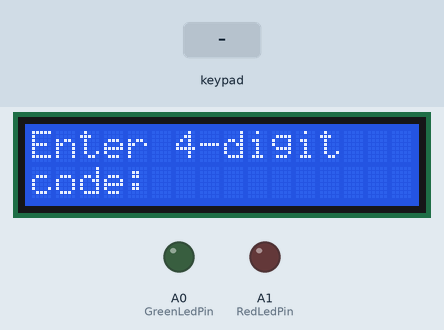
Simulated run of this program. Board: Arduino Uno, built with avr-gcc and run on an emulated ATmega328P. Parts: 16×2 character LCD, output pins drawn as LEDs (lit = HIGH). The inputs (shaded band) are chosen by the test bench. What the program prints to the serial monitor is not drawn.

Above: at 1.2 s.
1.3 s: keypad keys 1 2 3 4 # pressed 0.4 s apart
At 3.2 s:
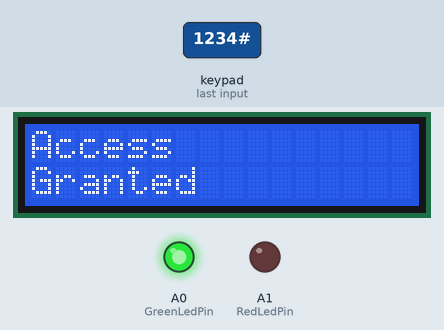
6.0 s: keypad keys 7 6 5 4 pressed 0.4 s apart
At 8.2 s:
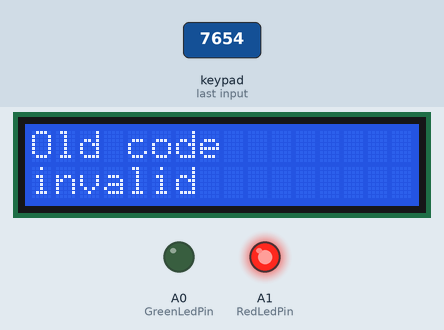
10.6 s: keypad keys 7 6 5 4 # pressed 0.4 s apart
At 12.5 s:
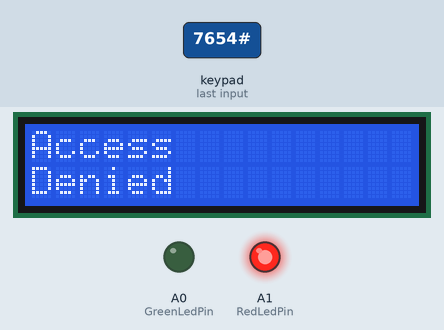
15.3 s: keypad keys 1 2 3 4 pressed 0.4 s apart
At 17.6 s:
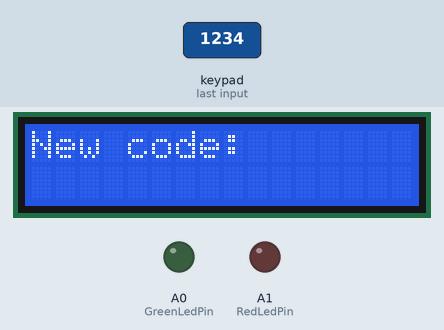
18.4 s: key '8' pressed
At 18.9 s:
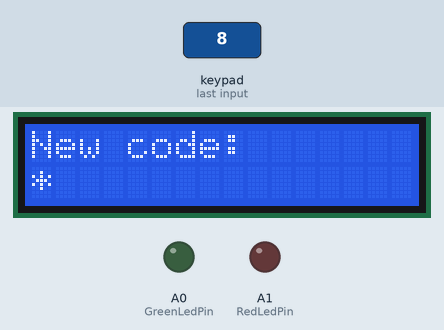
19.9 s: key '9' pressed
At 21.0 s:
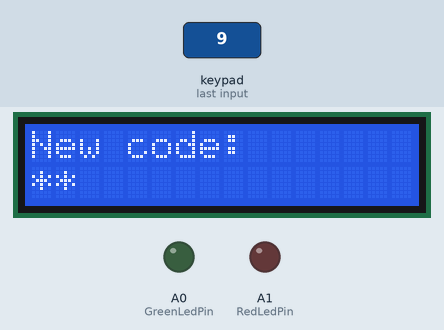
Timing chart, 0 to 22.4 s (numbered marks = the images above; inputs shaded):
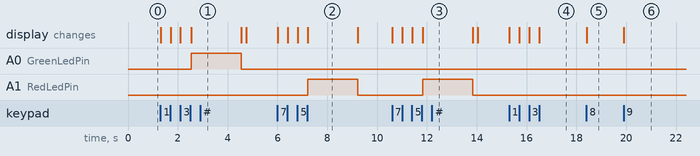

The program:

main.cpp
```cpp
#include <Arduino.h>
#include <stdio.h>
#include <string.h>

#include "Config.h"
#include "LedControl.h"
#include "LcdDisplay.h"
#include "KeypadInput.h"
#include "StdioSerial.h"

LedControl ledControl(GreenLedPin, RedLedPin);
LcdDisplay lcdDisplay;
KeypadInput keypadInput;

char enteredCode[CodeLength + 1];
char runtimeAccessCode[CodeLength + 1];
uint8_t currentIndex = 0;

enum class InputMode {
    EnterAccessCode,
    VerifyCurrentCode,
    EnterNewCode
};

InputMode inputMode = InputMode::EnterAccessCode;

void clearInputBuffer() {
    memset(enteredCode, 0, sizeof(enteredCode));
    currentIndex = 0;
}

void showPromptForMode() {
    if (inputMode == InputMode::EnterAccessCode) {
        lcdDisplay.printMessage("Enter 4-digit", "code:");
        return;
    }

    if (inputMode == InputMode::VerifyCurrentCode) {
        lcdDisplay.printMessage("Old code:", "");
        return;
    }

    lcdDisplay.printMessage("New code:", "");
}

void resetCodeInput() {
    clearInputBuffer();
    showPromptForMode();
}

void updateCodePreview() {
    char preview[CodeLength + 1];

    for (uint8_t index = 0; index < currentIndex; index++) {
        preview[index] = '*';
    }

    preview[currentIndex] = '\0';
    if (inputMode == InputMode::EnterAccessCode) {
        lcdDisplay.printMessage("Enter 4-digit", preview);
        return;
    }

    if (inputMode == InputMode::VerifyCurrentCode) {
        lcdDisplay.printMessage("Old code:", preview);
        return;
    }

    lcdDisplay.printMessage("New code:", preview);
}

void evaluateAccessCode() {
    enteredCode[currentIndex] = '\0';

    int numericCode = 0;
    int convertedValues = 0;
    if (Serial.available() > 0) {
        convertedValues = scanf("%d", &numericCode);
    }
    bool isValidCode = strcmp(enteredCode, runtimeAccessCode) == 0;

    printf("Entered Code: %s\n", enteredCode);
    printf("Scanf parse status: %d\n", convertedValues);
    printf("Scanf parsed value: %d\n", numericCode);

    if (isValidCode) {
        printf("Access Granted\n");
        lcdDisplay.printMessage("Access", "Granted");
        ledControl.showValid();
    } else {
        printf("Access Denied\n");
        lcdDisplay.printMessage("Access", "Denied");
        ledControl.showInvalid();
    }

    delay(StatusDisplayDelayMs);
    ledControl.turnOff();
    resetCodeInput();
}

void evaluateCurrentCodeForChange() {
    enteredCode[currentIndex] = '\0';
    printf("Verify old code: %s\n", enteredCode);

    if (strcmp(enteredCode, runtimeAccessCode) == 0) {
        printf("Old code correct. Enter new code.\n");
        inputMode = InputMode::EnterNewCode;
        resetCodeInput();
        return;
    }

    printf("Old code invalid. Password unchanged.\n");
    lcdDisplay.printMessage("Old code", "invalid");
    ledControl.showInvalid();
    delay(StatusDisplayDelayMs);
    ledControl.turnOff();
    inputMode = InputMode::EnterAccessCode;
    resetCodeInput();
}

void saveNewCode() {
    enteredCode[currentIndex] = '\0';
    strcpy(runtimeAccessCode, enteredCode);

    printf("Password changed successfully.\n");
    lcdDisplay.printMessage("Password", "Updated");
    ledControl.showValid();
    delay(StatusDisplayDelayMs);
    ledControl.turnOff();

    inputMode = InputMode::EnterAccessCode;
    resetCodeInput();
}

void evaluateCodeByMode() {
    if (inputMode == InputMode::EnterAccessCode) {
        evaluateAccessCode();
        return;
    }

    if (inputMode == InputMode::VerifyCurrentCode) {
        evaluateCurrentCodeForChange();
        return;
    }

    saveNewCode();
}

void setup() {
    Serial.begin(SerialBaudRate);
    initializeStdioSerial();

    strcpy(runtimeAccessCode, ValidAccessCode);

    ledControl.initialize();
    lcdDisplay.initialize();

    resetCodeInput();
    printf("System Ready. Enter Code via Keypad.\n");
    printf("Press # to change password, * to clear input.\n");
}

void loop() {
    char key = keypadInput.getKey();

    if (key != '\0') {
        printf("Key Pressed: %c\n", key);

        if (key == '#') {
            if (inputMode == InputMode::EnterAccessCode && currentIndex == 0) {
                inputMode = InputMode::VerifyCurrentCode;
                printf("Password change mode enabled.\n");
                resetCodeInput();
                delay(KeyDebounceDelayMs);
                return;
            }

            if (inputMode != InputMode::EnterAccessCode) {
                inputMode = InputMode::EnterAccessCode;
                printf("Password change cancelled.\n");
                resetCodeInput();
                delay(KeyDebounceDelayMs);
                return;
            }
        }

        if (key == '*') {
            printf("Input cleared\n");
            resetCodeInput();
            delay(KeyDebounceDelayMs);
            return;
        }

        if (key >= '0' && key <= '9' && currentIndex < CodeLength) {
            enteredCode[currentIndex++] = key;
            updateCodePreview();

            if (currentIndex == CodeLength) {
                evaluateCodeByMode();
            }
        }

        delay(KeyDebounceDelayMs);
    }
}
```

LedControl.h
```cpp
#ifndef LED_CONTROL_H
#define LED_CONTROL_H

#include <Arduino.h>

class LedControl {
public:
    LedControl(uint8_t greenPin, uint8_t redPin);

    void initialize();
    void showValid();
    void showInvalid();
    void turnOff();

private:
    uint8_t greenLedPin;
    uint8_t redLedPin;
};

#endif
```

StdioSerial.h
```cpp
#ifndef STDIO_SERIAL_H
#define STDIO_SERIAL_H

void initializeStdioSerial();

#endif
```

LedControl.cpp
```cpp
#include "LedControl.h"

LedControl::LedControl(uint8_t greenPin, uint8_t redPin)
    : greenLedPin(greenPin), redLedPin(redPin) {}

void LedControl::initialize() {
    pinMode(greenLedPin, OUTPUT);
    pinMode(redLedPin, OUTPUT);
    turnOff();
}

void LedControl::showValid() {
    digitalWrite(greenLedPin, HIGH);
    digitalWrite(redLedPin, LOW);
}

void LedControl::showInvalid() {
    digitalWrite(greenLedPin, LOW);
    digitalWrite(redLedPin, HIGH);
}

void LedControl::turnOff() {
    digitalWrite(greenLedPin, LOW);
    digitalWrite(redLedPin, LOW);
}
```

StdioSerial.cpp
```cpp
#include <Arduino.h>
#include <stdio.h>

#include "StdioSerial.h"

namespace {
FILE serialOutputStream;
FILE serialInputStream;

int serialPutChar(char character, FILE*) {
    if (character == '\n') {
        Serial.write('\r');
    }

    Serial.write(character);
    return 0;
}

int serialGetChar(FILE*) {
    while (!Serial.available()) {
    }

    return Serial.read();
}
} // namespace

void initializeStdioSerial() {
    fdev_setup_stream(&serialOutputStream, serialPutChar, nullptr, _FDEV_SETUP_WRITE);
    stdout = &serialOutputStream;

    fdev_setup_stream(&serialInputStream, nullptr, serialGetChar, _FDEV_SETUP_READ);
    stdin = &serialInputStream;
}
```

Config.h
```cpp
#ifndef CONFIG_H
#define CONFIG_H

#include <Arduino.h>

#define SerialBaudRate 9600

#define GreenLedPin A0
#define RedLedPin A1

#define KeypadRows 4
#define KeypadCols 4

static const byte KeypadRowPins[KeypadRows] = {7, 6, 5, 4};
static const byte KeypadColPins[KeypadCols] = {3, 2, A3, A2};

#define CodeLength 4
#define ValidAccessCode "1234"

#define LcdColumns 16
#define LcdRows 2

#define LcdRsPin 13
#define LcdEnPin 12
#define LcdD4Pin 11
#define LcdD5Pin 10
#define LcdD6Pin 9
#define LcdD7Pin 8

#define KeyDebounceDelayMs 180
#define StatusDisplayDelayMs 2000

#endif
```

KeypadInput.h
```cpp
#ifndef KEYPAD_INPUT_H
#define KEYPAD_INPUT_H

#include <Keypad.h>

class KeypadInput {
public:
    KeypadInput();
    ~KeypadInput();

    char getKey();

private:
    Keypad* keypad;
};

#endif
```

LcdDisplay.h
```cpp
#ifndef LCD_DISPLAY_H
#define LCD_DISPLAY_H

#include <LiquidCrystal.h>

class LcdDisplay {
public:
    LcdDisplay();

    void initialize();
    void printMessage(const char* line1, const char* line2);
    void clear();

private:
    LiquidCrystal lcd;
};

#endif
```

KeypadInput.cpp
```cpp
#include "KeypadInput.h"

#include "Config.h"

char keys[KeypadRows][KeypadCols] = {
    {'1','2','3','A'},
    {'4','5','6','B'},
    {'7','8','9','C'},
    {'*','0','#','D'}
};

KeypadInput::KeypadInput() {
    keypad = new Keypad(makeKeymap(keys), KeypadRowPins, KeypadColPins, KeypadRows, KeypadCols);
}

KeypadInput::~KeypadInput() {
    delete keypad;
}

char KeypadInput::getKey() {
    return keypad->getKey();
}
```

LcdDisplay.cpp
```cpp
#include "LcdDisplay.h"

#include "Config.h"

LcdDisplay::LcdDisplay() : lcd(LcdRsPin, LcdEnPin, LcdD4Pin, LcdD5Pin, LcdD6Pin, LcdD7Pin) {}

void LcdDisplay::initialize() {
    lcd.begin(LcdColumns, LcdRows);
}

void LcdDisplay::printMessage(const char* line1, const char* line2) {
    lcd.clear();
    lcd.setCursor(0, 0);
    lcd.print(line1);
    lcd.setCursor(0, 1);
    lcd.print(line2);
}

void LcdDisplay::clear() {
    lcd.clear();
}
```

Measured:
- after the input at 1.3 s, A0 (GreenLedPin): LOW → HIGH after 1.2 s, → LOW 2.0 s later; the display: first changes at once (image 1 shows a later state)
- after the input at 6.0 s, A1 (RedLedPin): LOW → HIGH after 1.2 s, → LOW 2.0 s later; the display: first changes at once (image 2 shows a later state)
- after the input at 10.6 s, A1 (RedLedPin): LOW → HIGH after 1.2 s, → LOW 2.0 s later; the display: first changes at once (image 3 shows a later state)
- after the input at 15.3 s, the display: first changes at once (image 4 shows a later state)
- after the input at 18.4 s, the display: changes at once (image 5)
- after the input at 19.9 s, the display: changes at once (image 6)
- what the display in image 2 shows lasts 2.0 s, from 7.2 s to 9.2 s
